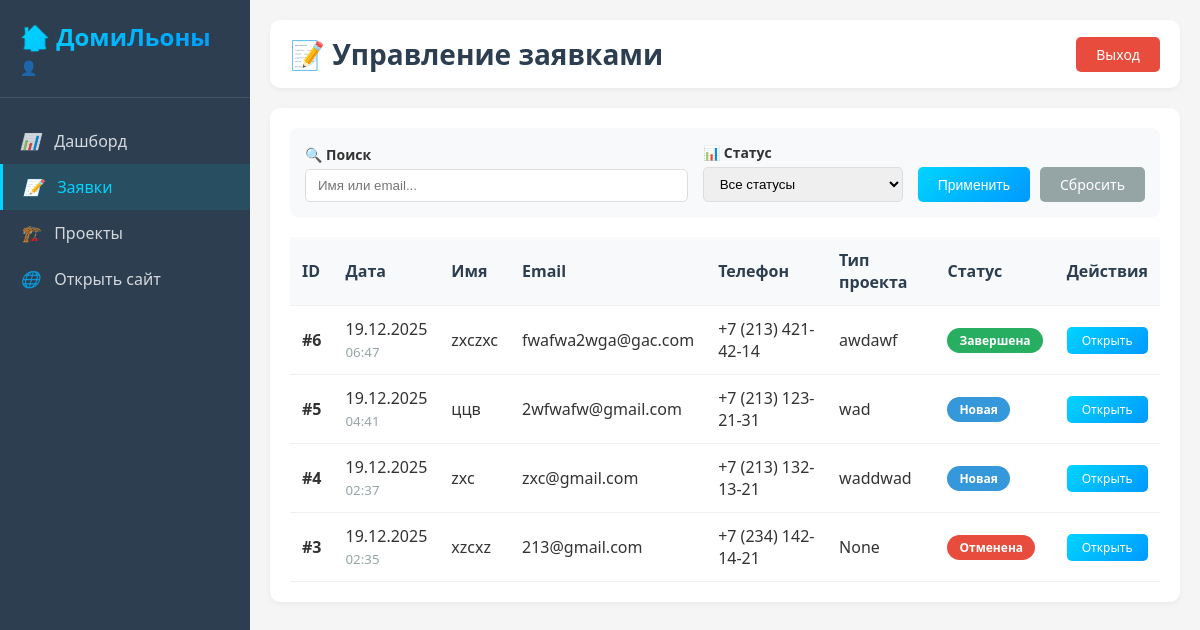
Screenshot of /admin/tickets (signed in) with the database file from the repository.
### app/models.py (models this page shows)
class Ticket(Base):
    __tablename__ = 'tickets'
    id: Mapped[int] = mapped_column(Integer, primary_key=True)
    email: Mapped[str] = mapped_column(String, nullable=False, index=True)
    name: Mapped[str] = mapped_column(String, nullable=False)
    phone: Mapped[str] = mapped_column(String, nullable=False)
    status: Mapped[TicketStatus] = mapped_column(
        SQLEnum(TicketStatus), default=TicketStatus.new)
    message: Mapped[str] = mapped_column(String, nullable=True)
    project_type: Mapped[str] = mapped_column(String, nullable=True)
    created_at: Mapped[datetime] = mapped_column(
        default=lambda: datetime.now(ZoneInfo('Europe/Moscow')))
    updated_at: Mapped[datetime | None] = mapped_column(
        default=None, onupdate=lambda: datetime.now(ZoneInfo('Europe/Moscow')))

### app/routers/admin.py (the view)
@router.get("/tickets", response_class=HTMLResponse)
async def tickets_page(
    request: Request,
    status: Optional[str] = None,
    search: Optional[str] = None,
    db: Session = Depends(get_db),
    admin: AdminUser = Depends(get_current_admin_from_cookie)
):
    status_filter = None
    if status:
        try:
            status_filter = TicketStatus(status)
        except ValueError:
            pass
    logger.info(status)
    tickets = crud.get_tickets(
        db,
        status=status_filter,
        search=search,
        limit=100
    )
    all_statuses = [s.value for s in TicketStatus]
    logger.info(all_statuses)
    return templates.TemplateResponse(
        "admin/tickets.html",
        {
            "request": request,
            "admin": admin,
            "tickets": tickets,
            "all_statuses": all_statuses,
            "current_status": status,
            "search_query": search or ""
        }
    )

### templates/admin/tickets.html (shortened to what this page needs)
{% extends "admin/base.html" %}
{% block page_title %}📝 Управление заявками{% endblock %}
{% block content %}
<div class="content-box">
    <div style="margin-bottom: 20px; padding: 15px; background: #f8f9fa; border-radius: 8px;">
        <form method="GET" action="/admin/tickets" style="display: flex; gap: 15px; flex-wrap: wrap; align-items: end;">
            <div style="flex: 1; min-width: 200px;">
                <label style="display: block; margin-bottom: 5px; font-weight: 600; font-size: 14px;">
                    🔍 Поиск
                </label>
                <input
                    type="text"
                    name="search"
                    placeholder="Имя или email..."
                    value="{{ search_query }}"
                    style="width: 100%; padding: 8px 12px; border: 1px solid #ddd; border-radius: 5px;"
                >
            </div>
            <div style="min-width: 200px;">
                <label style="display: block; margin-bottom: 5px; font-weight: 600; font-size: 14px;">
                    📊 Статус
                </label>
                <select
                    name="status"
                    style="width: 100%; padding: 8px 12px; border: 1px solid #ddd; border-radius: 5px;"
                >
                    <option value="">Все статусы</option>
                </select>
            </div>
            <div style="display: flex; gap: 10px;">
                <button type="submit" class="btn" style="padding: 8px 20px;">
                    Применить
                </button>
                <a href="/admin/tickets" class="btn btn-secondary" style="padding: 8px 20px;">
                    Сбросить
                </a>
            </div>
        </form>
    </div>
    {% if tickets %}
    <div style="overflow-x: auto;">
        <table>
            <thead>
                <tr>
                    <th>ID</th>
                    <th>Дата</th>
                    <th>Имя</th>
                    <th>Email</th>
                    <th>Телефон</th>
                    <th>Тип проекта</th>
                    <th>Статус</th>
                    <th>Действия</th>
                </tr>
            </thead>
            <tbody>
                {% for ticket in tickets %}
                <tr>
                    <td><strong>#{{ ticket.id }}</strong></td>
                    <td>{{ ticket.created_at.strftime('%d.%m.%Y') }}<br>
                        <small style="color: #95a5a6;">{{ ticket.created_at.strftime('%H:%M') }}</small>
                    </td>
                    <td>{{ ticket.name }}</td>
                    <td>{{ ticket.email }}</td>
                    <td>{{ ticket.phone }}</td>
                    <td>{{ ticket.project_type }}</td>
                    <td>
                        {% if ticket.status.value == 'new' %}
                            <span class="badge badge-new">Новая</span>
                        {% elif ticket.status.value == 'in_progress' %}
                            <span class="badge badge-in-progress">В работе</span>
                        {% elif ticket.status.value == 'completed' %}
                            <span class="badge badge-completed">Завершена</span>
                        {% else %}
                            <span class="badge badge-cancelled">Отменена</span>
                        {% endif %}
                    </td>
                    <td>
                        <a href="/admin/tickets/{{ ticket.id }}" class="btn" style="padding: 5px 15px; font-size: 12px;">
                            Открыть
                        </a>
                    </td>
                </tr>
                {% endfor %}
            </tbody>
        </table>
    </div>
    {% endif %}
</div>
{% endblock %}

### templates/admin/base.html (style rules this page uses)
* { margin: 0; padding: 0; box-sizing: border-box; }
body { font-family: 'Segoe UI', Tahoma, Geneva, Verdana, sans-serif; background: #f5f5f5; color: #333; }
.content-box { background: white; border-radius: 10px; padding: 20px; box-shadow: 0 2px 5px rgba(0,0,0,0.05); }
.btn { display: inline-block; padding: 10px 20px; background: linear-gradient(135deg, #00d4ff, #0099ff); color: white; text-decoration: none; border-radius: 5px; border: none; cursor: pointer; font-size: 14px; transition: all 0.3s; }
.btn-secondary { background: #95a5a6; }
table { width: 100%; border-collapse: collapse; }
table th, table td { padding: 12px; text-align: left; border-bottom: 1px solid #ecf0f1; }
table th { background: #f8f9fa; font-weight: 600; color: #2c3e50; }
.badge { display: inline-block; padding: 4px 12px; border-radius: 20px; font-size: 12px; font-weight: 600; }
.badge-new { background: #3498db; color: white; }
.badge-completed { background: #27ae60; color: white; }
.badge-cancelled { background: #e74c3c; color: white; }

### rows the page displays
Ticket: id "6", created_at "19.12.2025", created_at "06:47", name "zxczxc", email "fwafwa2wga@gac.com", phone "+7 (213) 421-42-14", project_type "awdawf", status "Завершена"
Ticket: id "5", created_at "19.12.2025", created_at "04:41", name "ццв", email "2wfwafw@gmail.com", phone "+7 (213) 123-21-31", project_type "wad", status "Новая"
Ticket: id "4", created_at "19.12.2025", created_at "02:37", name "zxc", email "zxc@gmail.com", phone "+7 (213) 132-13-21", project_type "waddwad", status "Новая"
Ticket: id "3", created_at "19.12.2025", created_at "02:35", name "xzcxz", email "213@gmail.com", phone "+7 (234) 142-14-21", project_type "None", status "Отменена"
